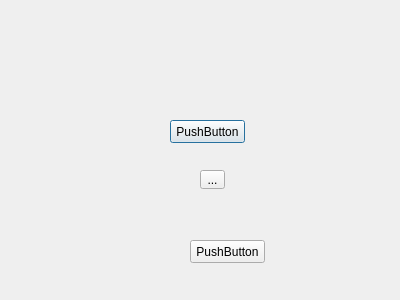
<?xml version="1.0" encoding="UTF-8"?>
<ui version="4.0">
 <class>Dialog</class>
 <widget class="QDialog" name="Dialog">
  <property name="geometry">
   <rect>
    <x>0</x>
    <y>0</y>
    <width>400</width>
    <height>300</height>
   </rect>
  </property>
  <property name="windowTitle">
   <string>Dialog</string>
  </property>
  <widget class="QToolButton" name="toolButton">
   <property name="geometry">
    <rect>
     <x>200</x>
     <y>170</y>
     <width>25</width>
     <height>19</height>
    </rect>
   </property>
   <property name="text">
    <string>...</string>
   </property>
  </widget>
  <widget class="QPushButton" name="pushButton">
   <property name="geometry">
    <rect>
     <x>170</x>
     <y>120</y>
     <width>75</width>
     <height>23</height>
    </rect>
   </property>
   <property name="text">
    <string>PushButton</string>
   </property>
  </widget>
  <widget class="QPushButton" name="pushButton_2">
   <property name="geometry">
    <rect>
     <x>190</x>
     <y>240</y>
     <width>75</width>
     <height>23</height>
    </rect>
   </property>
   <property name="text">
    <string>PushButton</string>
   </property>
  </widget>
 </widget>
 <resources/>
 <connections/>
</ui>
